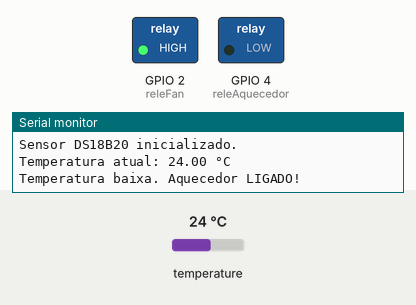
Recording of a sketch running on a simulated ESP32. Shown: switched loads named in the sketch (green lamp = pin HIGH), the last lines printed to the serial monitor. The test bench sets the inputs (shaded band); at power-on: temperature 24 °C. WiFi joins after 1.5 s; servers stay silent unless stated; uploads are accepted with an empty reply.

Above: at 3.2 s.
3.3 s: temperature set to 24.5 °C
15.3 s: temperature set to 25.8 °C
At 20.6 s:
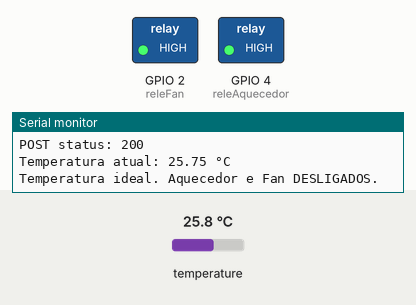
27.3 s: temperature set to 27.2 °C
34.1 s: temperature set to 28.7 °C
At 38.5 s:
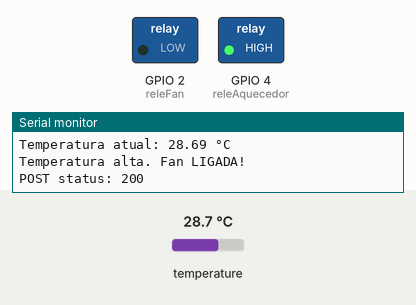
40.9 s: temperature set to 12 °C
At 44.2 s:
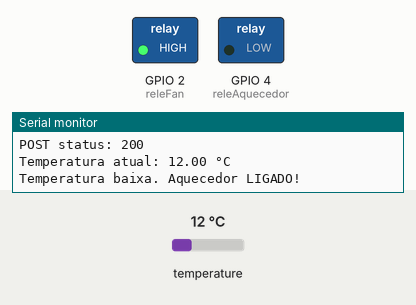
47.7 s: temperature set to 28 °C
At 50.9 s:
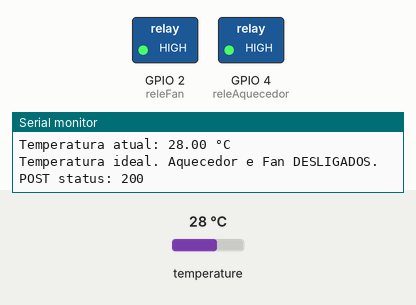
Timing chart, 0 to 52.4 s (numbered marks = the images above; inputs shaded):
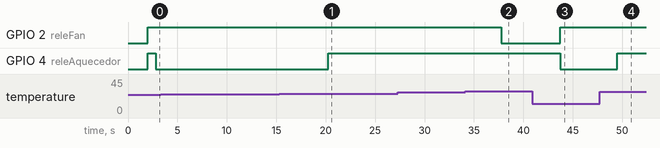

The sketch:

fan_temperatura.ino
```cpp
#include <OneWire.h>
#include <DallasTemperature.h>
#include <WiFi.h>
#include <HTTPClient.h>

// Pino do ESP32 para o sinal do sensor DS18B20
const int ONE_WIRE_BUS = 5; // Pino GPIO onde o DS18B20 está conectado

// Pinos do ESP32 para os relés
const int releAquecedor = 4; // Pino GPIO para o relé do aquecedor
const int releFan = 2;       // Pino GPIO para o relé da ventoinha

// Limites de temperatura
const float TEMPERATURA_MINIMA = 25.0; // Temperatura mínima desejada para ligar o aquecedor
const float TEMPERATURA_MAXIMA = 28.0; // Temperatura máxima desejada para ligar a ventoinha

// Configuração do sensor DS18B20
OneWire oneWire(ONE_WIRE_BUS);
DallasTemperature sensors(&oneWire);

// Wi-Fi e servidor
const char* ssid = "SEU_WIFI";
const char* password = "SUA_SENHA";
const char* serverUrl = "SEU IPV4";

unsigned long ultimaTransmissao = 0;
const long intervalo = 10000; // 10 segundos

void setup() {
  // Inicia a comunicação serial para debug
  Serial.begin(115200);
  Serial.println("Iniciando o sistema de controle de temperatura do aquario...");

  // Conecta ao Wi-Fi
  WiFi.begin(ssid, password);
  while (WiFi.status() != WL_CONNECTED) {
    delay(1000);
    Serial.println("Conectando ao WiFi...");
  }
  Serial.println("WiFi conectado!");

  // Inicializa os pinos dos relés como saída
  pinMode(releAquecedor, OUTPUT);
  pinMode(releFan, OUTPUT);

  // Garante que ambos estão desligados no início
  digitalWrite(releAquecedor, HIGH); // HIGH geralmente desliga o relé (ativo baixo)
  digitalWrite(releFan, HIGH);       // HIGH geralmente desliga o relé (ativo baixo)

  // Inicia o sensor de temperatura
  sensors.begin();
  Serial.println("Sensor DS18B20 inicializado.");
}

void loop() {
  // Solicita a leitura da temperatura
  sensors.requestTemperatures();
  float temperaturaCelsius = sensors.getTempCByIndex(0); // Lê a temperatura do primeiro sensor

  // Imprime a temperatura no Monitor Serial
  Serial.print("Temperatura atual: ");
  Serial.print(temperaturaCelsius);
  Serial.println(" °C");

  // Lógica de controle:
  bool statusRele = false;

  if (temperaturaCelsius < TEMPERATURA_MINIMA) {
    digitalWrite(releAquecedor, LOW); // LOW geralmente liga o relé (ativo baixo)
    digitalWrite(releFan, HIGH);      // HIGH geralmente desliga o relé
    statusRele = true;
    Serial.println("Temperatura baixa. Aquecedor LIGADO!");
  } else if (temperaturaCelsius > TEMPERATURA_MAXIMA) {
    digitalWrite(releAquecedor, HIGH); // HIGH geralmente desliga o relé
    digitalWrite(releFan, LOW);       // LOW geralmente liga o relé (ativo baixo)
    statusRele = false;
    Serial.println("Temperatura alta. Fan LIGADA!");
  } else {
    digitalWrite(releAquecedor, HIGH); // HIGH geralmente desliga o relé
    digitalWrite(releFan, HIGH);      // HIGH geralmente desliga o relé
    statusRele = false;
    Serial.println("Temperatura ideal. Aquecedor e Fan DESLIGADOS.");
  }

  // Envio de dados para o servidor Flask
  if (millis() - ultimaTransmissao >= intervalo) {
    ultimaTransmissao = millis();
    enviarDados(temperaturaCelsius, statusRele);
  }

  // Pequeno atraso entre as leituras para não sobrecarregar o sistema
  delay(5000); // Espera 5 segundos antes da próxima leitura
}

void enviarDados(float temperatura, bool releLigado) {
  if (WiFi.status() == WL_CONNECTED) {
    HTTPClient http;
    http.begin(serverUrl);
    http.addHeader("Content-Type", "application/json");

    String json = "{";
    json += "\"temperatura\": " + String(temperatura, 2) + ",";
    json += "\"rele_aquecedor\": " + String(releLigado ? "true" : "false");
    json += "}";

    int httpResponseCode = http.POST(json);
    Serial.print("POST status: ");
    Serial.println(httpResponseCode);

    http.end();
  } else {
    Serial.println("WiFi desconectado, não foi possível enviar os dados.");
  }
}
```

Measured:
- the behaviour switches between 24.9 and 25 °C on temperature (found by bisection; images 0 and 1)
- the behaviour switches between 28 and 28.1 °C on temperature (found by bisection; images 1 and 2)
- after the input at 15.3 s, GPIO 4 (releAquecedor): LOW → HIGH after 5.0 s
- after the input at 34.1 s, GPIO 2 (releFan): HIGH → LOW after 3.7 s
- after the input at 40.9 s, GPIO 2 (releFan): LOW → HIGH after 2.8 s; GPIO 4 (releAquecedor): HIGH → LOW after 2.8 s
- after the input at 47.7 s, GPIO 4 (releAquecedor): LOW → HIGH after 1.8 s
